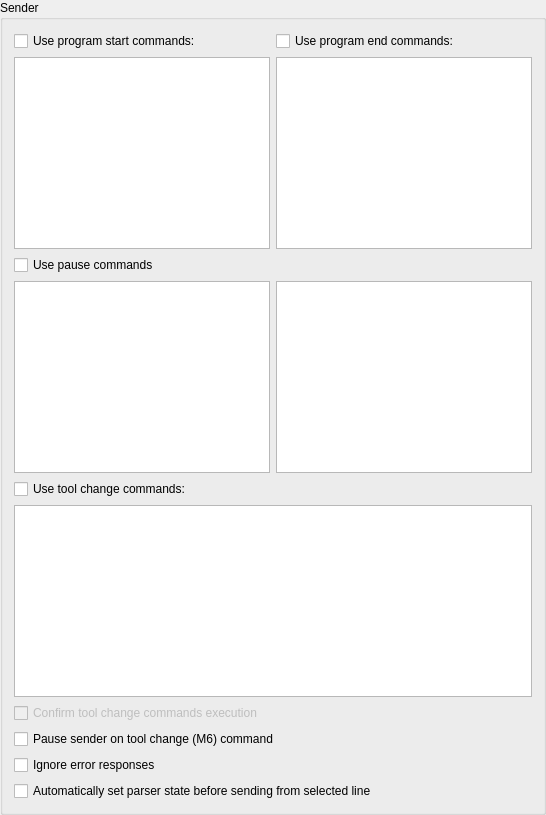
         <widget class="QGroupBox" name="grpConnection_2">
          <property name="title">
           <string>Sender</string>
          </property>
          <layout class="QVBoxLayout" name="verticalLayout_6">
           <item>
            <layout class="QGridLayout" name="gridLayout_4">
             <item row="0" column="1">
              <widget class="QCheckBox" name="chkUseEndCommands">
               <property name="text">
                <string>Use program end commands:</string>
               </property>
              </widget>
             </item>
             <item row="0" column="0">
              <widget class="QCheckBox" name="chkUseStartCommands">
               <property name="text">
                <string>Use program start commands:</string>
               </property>
              </widget>
             </item>
             <item row="1" column="0">
              <widget class="QPlainTextEdit" name="txtEndCommands"/>
             </item>
             <item row="1" column="1">
              <widget class="QPlainTextEdit" name="txtStartCommands"/>
             </item>
            </layout>
           </item>
           <item>
            <widget class="QCheckBox" name="chkUsePauseCommands">
             <property name="text">
              <string>Use pause commands</string>
             </property>
            </widget>
           </item>
           <item>
            <layout class="QHBoxLayout" name="grpPauseCommands">
             <item>
              <widget class="QPlainTextEdit" name="txtBeforePauseCommands"/>
             </item>
             <item>
              <widget class="QPlainTextEdit" name="txtAfterPauseCommands"/>
             </item>
            </layout>
           </item>
           <item>
            <widget class="QCheckBox" name="chkUseToolChangeCommands">
             <property name="text">
              <string>Use tool change commands:</string>
             </property>
            </widget>
           </item>
           <item>
            <widget class="QPlainTextEdit" name="txtToolChangeCommands"/>
           </item>
           <item>
            <widget class="QCheckBox" name="chkConfirmToolChangeCommandsExecution">
             <property name="enabled">
              <bool>false</bool>
             </property>
             <property name="text">
              <string>Confirm tool change commands execution</string>
             </property>
            </widget>
           </item>
           <item>
            <widget class="QCheckBox" name="chkPauseOnToolChange">
             <property name="text">
              <string>Pause sender on tool change (M6) command</string>
             </property>
            </widget>
           </item>
           <item>
            <widget class="QCheckBox" name="chkIgnoreResponseErrors">
             <property name="text">
              <string>Ignore error responses</string>
             </property>
            </widget>
           </item>
           <item>
            <widget class="QCheckBox" name="chkSetParseStateBeforeSendFromLine">
             <property name="text">
              <string>Automatically set parser state before sending from selected line</string>
             </property>
            </widget>
           </item>
          </layout>
         </widget>
